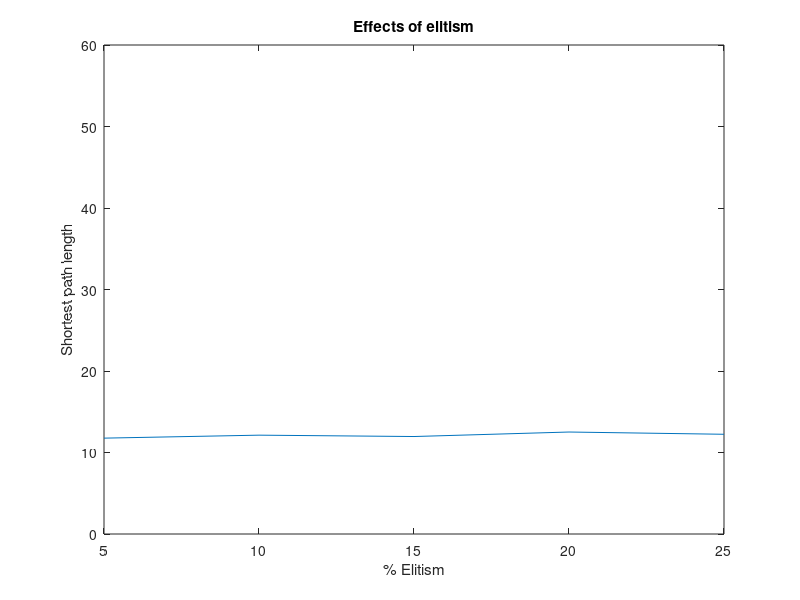

This figure's MATLAB source:
A = [11.76232 12.12788 11.96048 12.51326 12.23676];

X = [5 10 15 20 25];

plot(X,A)
%clear title xlabel ylabel
axis([5 25 0 60])
xlabel('% Elitism')
ylabel('Shortest path length')
title('Effects of elitism')